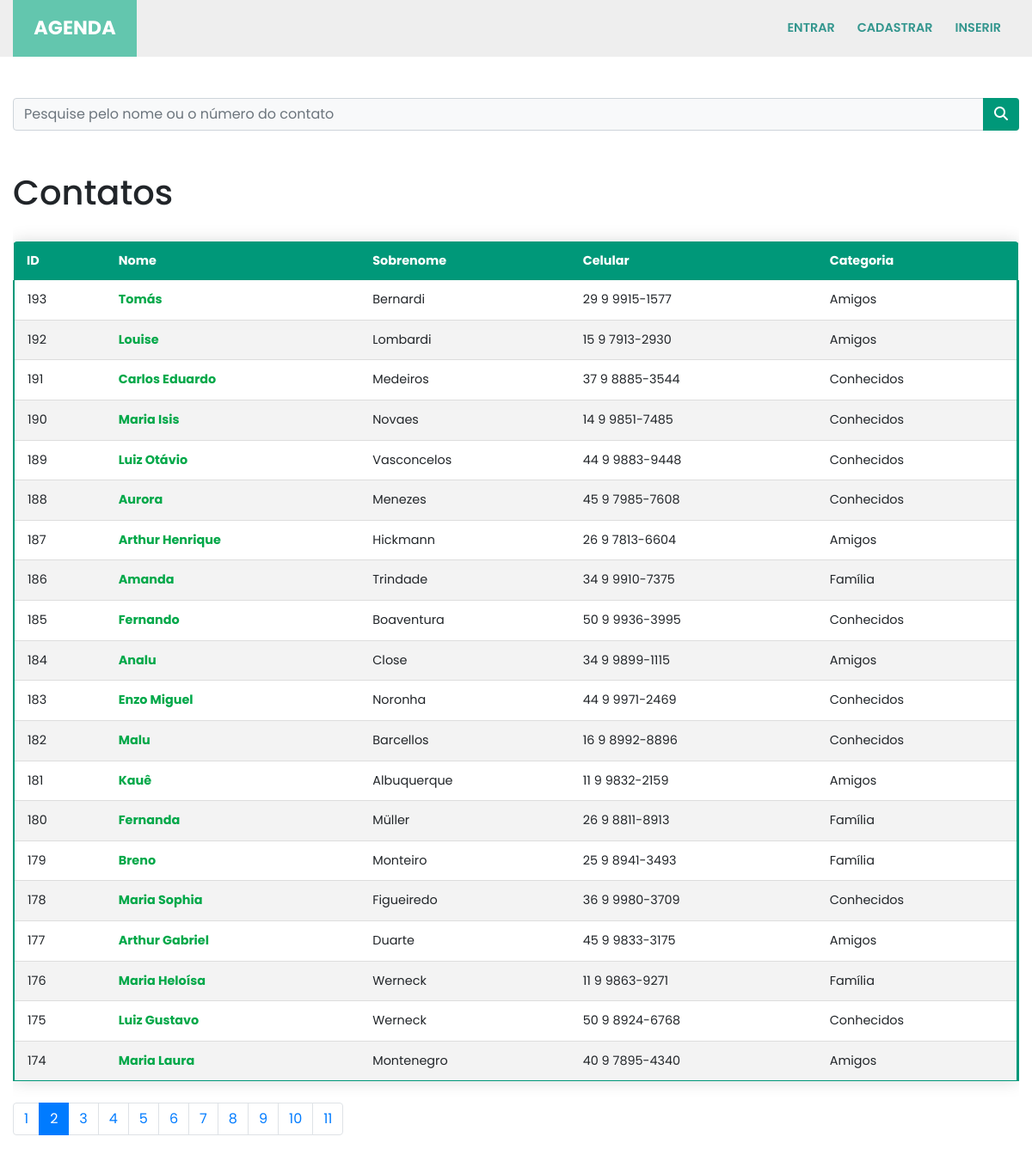
Before: /?p=2&termo= with the older database file.
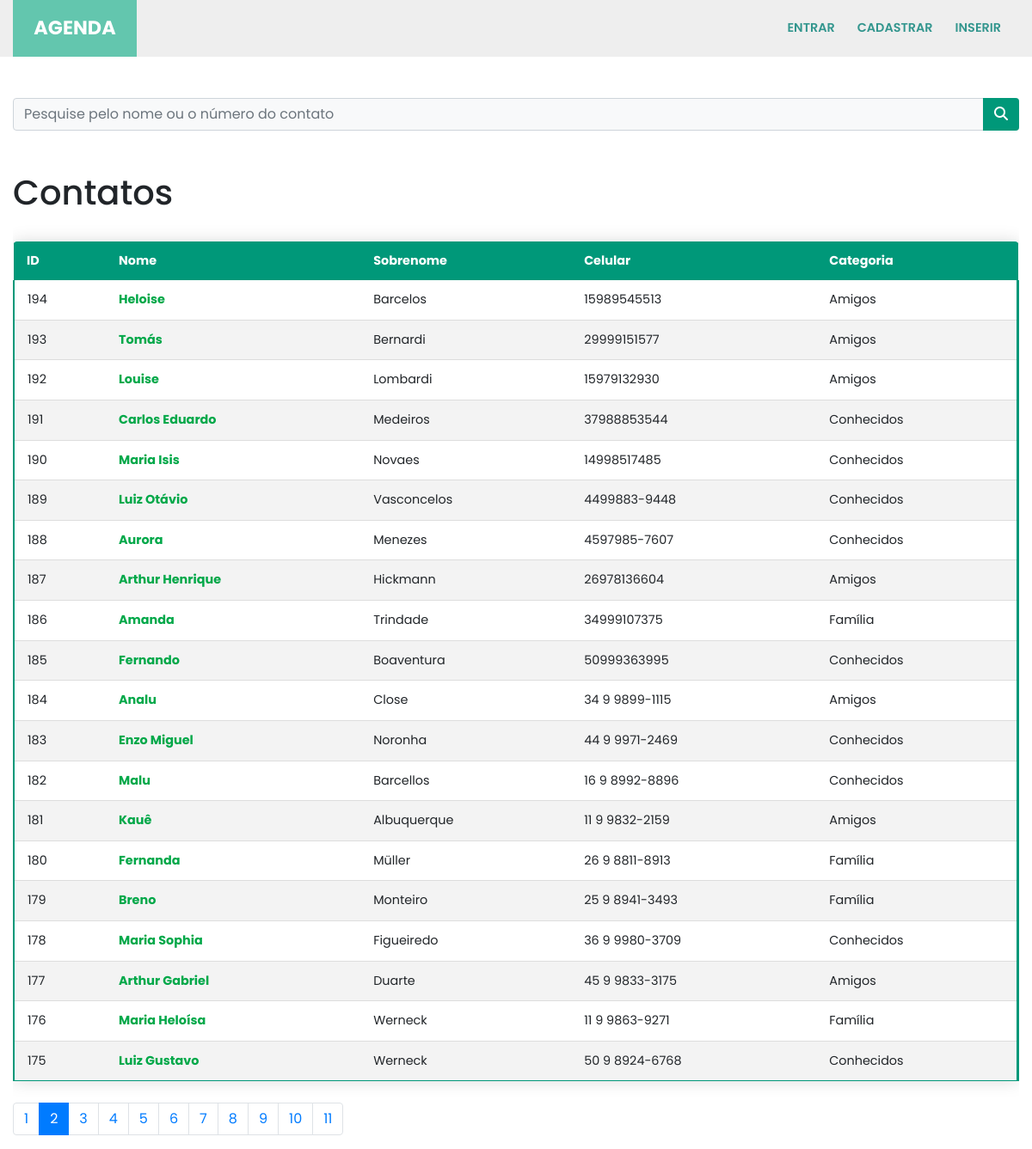
After: the same page with the newer database file.
### contatos/models.py (models this page shows, shortened)
class Contato(models.Model):
    nome = models.CharField(max_length=150)
    sobrenome = models.CharField(max_length=255, blank=True)
    telefone = models.CharField(max_length=255)
    email = models.CharField(max_length=255, blank=True)
    data_criacao = models.DateTimeField(default=timezone.now)
    descricao = models.TextField(blank=True)
    categoria = models.ForeignKey(Categoria, on_delete=models.DO_NOTHING)
    mostrar = models.BooleanField(default=True)
    foto = models.ImageField(blank=True, upload_to='fotos/%Y/%m/')

class Categoria(models.Model):
    nome = models.CharField(max_length=255)
    def __str__(self):
        return self.nome

### contatos/views.py (the view)
# urls.py: path('', views.index, name='index'),
def index(request):
    contatos = Contato.objects.order_by('-id').filter(
        mostrar=True
    )
    paginator = Paginator(contatos, 20)
    page = request.GET.get('p')
    contatos = paginator.get_page(page)
    return render(request, 'contatos/index.html', {
        'contatos': contatos
    })

### contatos/templates/contatos/index.html
{% extends 'base.html' %}
{%block conteudo%}
<h1 class="mt-5">Contatos</h1>
<section id="table-overflow">
    <table class="content-table">
        <thead>
            <tr>
                <th>ID</th>
                <th>Nome</th>
                <th>Sobrenome</th>
                <th>Celular</th>
                <th>Categoria</th>
            </tr>
        </thead>
        <tbody>
            {% for contato in contatos %}
            <tr>
                <td>{{ contato.id }}</td>
                <td>
                    <a href="{% url 'ver_contato' contato.id %}">{{ contato.nome }}</a>
                </td>
                <td>{{ contato.sobrenome }}</td>
                <td>{{ contato.telefone }}</td>
                <td>{{ contato.categoria }}</td>
            </tr>
            {% endfor %}
        </tbody>
    </table>
</section>
<nav aria-label="Page navigation example">
    <ul class="pagination">
        {% for pagina in contatos.paginator.page_range %}
        {% if contatos.number == pagina %}
        <li class="page-item active">
            <a class="page-link" href="?p={{ pagina }}&termo={{ request.GET.termo }}">{{pagina}}</a>
        </li>
        {% else %}
        <li class="page-item">
            <a class="page-link" href="?p={{ pagina }}&termo={{ request.GET.termo }}">{{pagina}}</a>
        </li>
        {% endif %}
        {% endfor %}
    </ul>
</nav>
{%endblock%}

Changed rows visible on the page:
no longer on this page (row unchanged): Contato: id "174", nome "Maria Laura", sobrenome "Montenegro", telefone "40 9 7895-4340", categoria "Amigos"
now on this page (row edited): Contato: id "194", nome "Heloise", sobrenome "Barcelos", telefone "15989545513", categoria "Amigos"
changed Contato "Tomás": telefone "29 9 9915-1577" → "29999151577"
changed Contato "Louise": telefone "15 9 7913-2930" → "15979132930"
changed Contato "Carlos Eduardo": telefone "37 9 8885-3544" → "37988853544"
changed Contato "Maria Isis": telefone "14 9 9851-7485" → "14998517485"
changed Contato "Luiz Otávio": telefone "44 9 9883-9448" → "4499883-9448"
changed Contato "Aurora": telefone "45 9 7985-7608" → "4597985-7607"
changed Contato "Arthur Henrique": telefone "26 9 7813-6604" → "26978136604"
changed Contato "Amanda": telefone "34 9 9910-7375" → "34999107375"
changed Contato "Fernando": telefone "50 9 9936-3995" → "50999363995"
